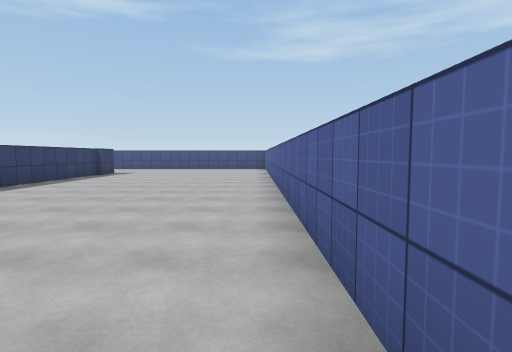
View 1 (above)

14 first-person views from a walk through a Unity game level. The camera is 1.5 m above the floor, tilts 4° down and sees 80° across. The floor is counted in squares, 2 m on a side. Each view is taken from the middle of a square. On the plan, view 1 faces up. The plan holds only what a view shows up to about 10 squares ahead; the rest is blank. The place goes on beyond the plan. Surface patterns are stand-ins for the level's own textures.

View 2
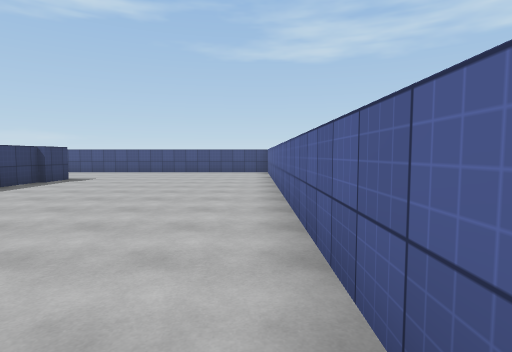

View 3
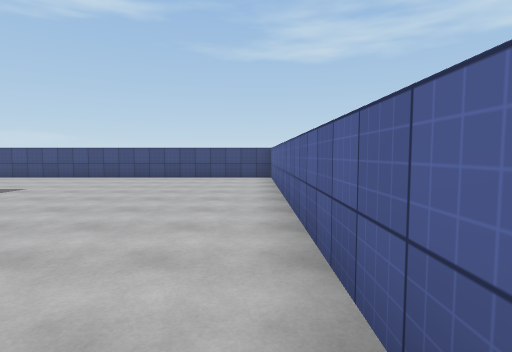

View 4
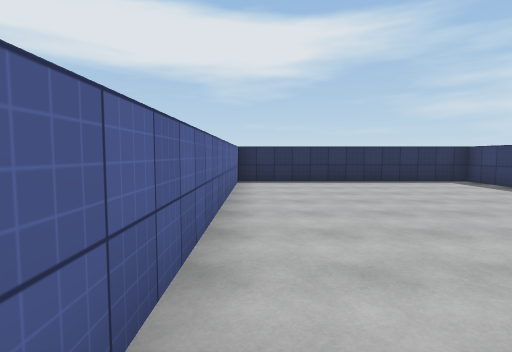

View 5
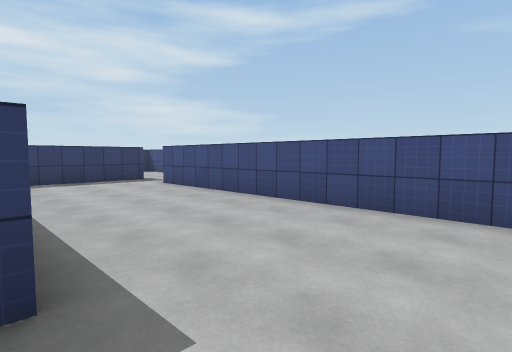

View 6
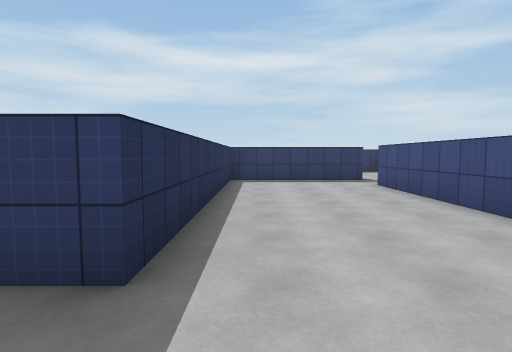

View 7
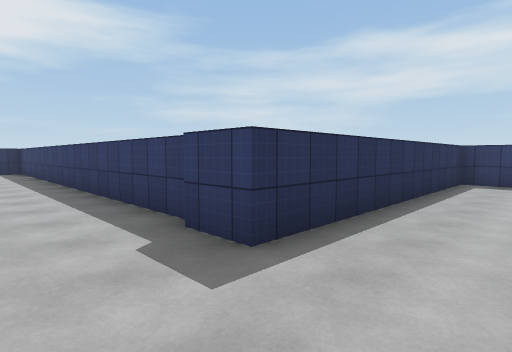

View 8
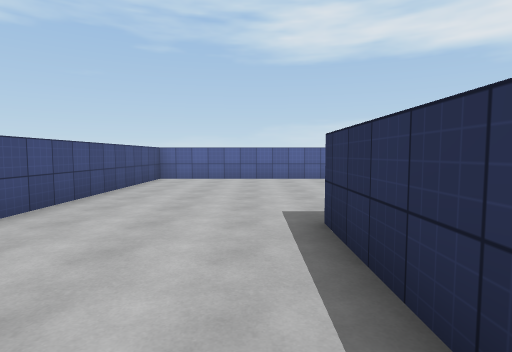

View 9
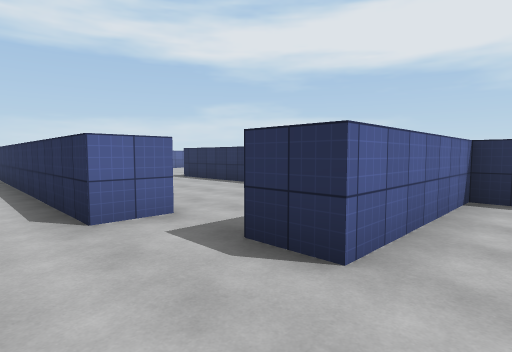

View 10
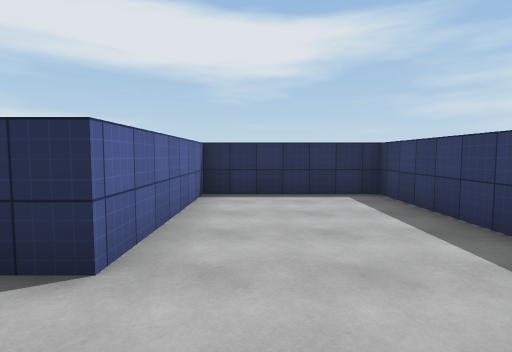

View 11
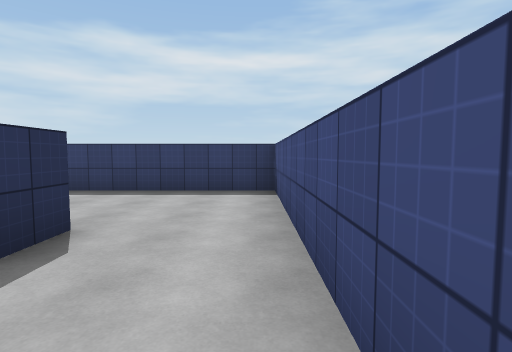

View 12
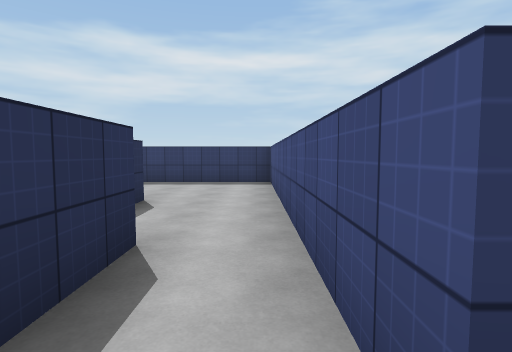

View 13
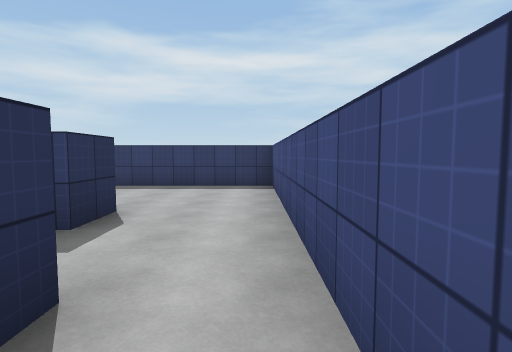

View 14
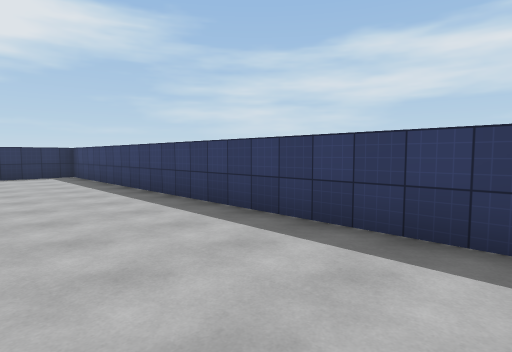

### Floor plan
Points are (right, up) in squares from view 1. A wall is a line through its corners. A room is listed if a view was taken in it or the views show most of it. See-through windows are left out.
Room 1 (views 1, 2, 3, 4, 5, 6, 7, 8, 14)
walls: (-5.9, 11.2) (-5.9, -0.5) (0.5, -0.5) (0.5, 16) (-11.5, 16); (-13, 16.2) (-13, 12.3) (-5.7, 12.3) (-5.7, 11.2)
ways out: opening at (-12, 16) to room 4
Room 2 (views 9, 10)
walls: (-14.4, 18.4) (-17.4, 18.4) (-17.4, 12.3) (-14, 12.3) (-14, 16.2)
ways out: opening at (-13.5, 17.5) to room 4
Room 3 (views 11, 12, 13)
walls: (-11.5, 17) (-3.4, 17); (-9.5, 18.4) (-11.5, 18.4)
ways out: opening at (-10.5, 18) to room 4
Room 4 (no view inside)
walls: (-11.5, 18.4) (-14.4, 18.4); (-14, 16.2) (-13, 16.2); (-11.5, 16) (-11.5, 17)
ways out: opening at (-12, 16) to room 1; opening at (-13.5, 17.5) to room 2; opening at (-10.5, 18) to room 3

Where each view was taken, in squares from view 1:
view 1: 0 up, 0 right, facing up
view 2: 3 up, 0 right, facing up
view 3: 6 up, 0 right, facing up
view 4: 8 up, 0 right, facing down
view 5: 12 up, 4 left, facing up-left
view 6: 13 up, 4 left, facing left
view 7: 14 up, 4 left, facing down-left
view 8: 13 up, 9 left, facing right
view 9: 18 up, 15 left, facing down-right
view 10: 18 up, 15 left, facing down
view 11: 18 up, 11 left, facing left
view 12: 18 up, 9 left, facing left
view 13: 18 up, 10 left, facing left
view 14: 11 up, 3 left, facing down-left
